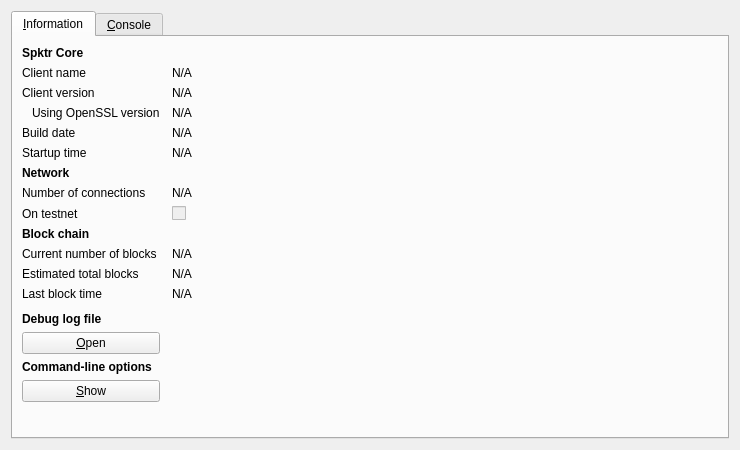
<?xml version="1.0" encoding="UTF-8"?>
<ui version="4.0">
 <class>RPCConsole</class>
 <widget class="QDialog" name="RPCConsole">
  <property name="geometry">
   <rect>
    <x>0</x>
    <y>0</y>
    <width>740</width>
    <height>450</height>
   </rect>
  </property>
  <property name="windowTitle">
   <string>Spktr - Debug window</string>
  </property>
  <layout class="QVBoxLayout" name="verticalLayout_2">
   <item>
    <widget class="QTabWidget" name="tabWidget">
     <property name="currentIndex">
      <number>0</number>
     </property>
     <widget class="QWidget" name="tab_info">
      <attribute name="title">
       <string>&amp;Information</string>
      </attribute>
      <layout class="QGridLayout" name="gridLayout" columnstretch="0,1">
       <property name="horizontalSpacing">
        <number>12</number>
       </property>
       <item row="0" column="0">
        <widget class="QLabel" name="label_9">
         <property name="font">
          <font>
           <weight>75</weight>
           <bold>true</bold>
          </font>
         </property>
         <property name="text">
          <string>Spktr Core</string>
         </property>
        </widget>
       </item>
       <item row="1" column="0">
        <widget class="QLabel" name="label_5">
         <property name="text">
          <string>Client name</string>
         </property>
        </widget>
       </item>
       <item row="1" column="1">
        <widget class="QLabel" name="clientName">
         <property name="cursor">
          <cursorShape>IBeamCursor</cursorShape>
         </property>
         <property name="text">
          <string>N/A</string>
         </property>
         <property name="textFormat">
          <enum>Qt::PlainText</enum>
         </property>
         <property name="textInteractionFlags">
          <set>Qt::LinksAccessibleByMouse|Qt::TextSelectableByKeyboard|Qt::TextSelectableByMouse</set>
         </property>
        </widget>
       </item>
       <item row="2" column="0">
        <widget class="QLabel" name="label_6">
         <property name="text">
          <string>Client version</string>
         </property>
        </widget>
       </item>
       <item row="2" column="1">
        <widget class="QLabel" name="clientVersion">
         <property name="cursor">
          <cursorShape>IBeamCursor</cursorShape>
         </property>
         <property name="text">
          <string>N/A</string>
         </property>
         <property name="textFormat">
          <enum>Qt::PlainText</enum>
         </property>
         <property name="textInteractionFlags">
          <set>Qt::LinksAccessibleByMouse|Qt::TextSelectableByKeyboard|Qt::TextSelectableByMouse</set>
         </property>
        </widget>
       </item>
       <item row="3" column="0">
        <widget class="QLabel" name="label_14">
         <property name="text">
          <string>Using OpenSSL version</string>
         </property>
         <property name="indent">
          <number>10</number>
         </property>
        </widget>
       </item>
       <item row="3" column="1">
        <widget class="QLabel" name="openSSLVersion">
         <property name="cursor">
          <cursorShape>IBeamCursor</cursorShape>
         </property>
         <property name="text">
          <string>N/A</string>
         </property>
         <property name="textFormat">
          <enum>Qt::PlainText</enum>
         </property>
         <property name="textInteractionFlags">
          <set>Qt::LinksAccessibleByMouse|Qt::TextSelectableByKeyboard|Qt::TextSelectableByMouse</set>
         </property>
        </widget>
       </item>
       <item row="4" column="0">
        <widget class="QLabel" name="label_12">
         <property name="text">
          <string>Build date</string>
         </property>
        </widget>
       </item>
       <item row="4" column="1">
        <widget class="QLabel" name="buildDate">
         <property name="cursor">
          <cursorShape>IBeamCursor</cursorShape>
         </property>
         <property name="text">
          <string>N/A</string>
         </property>
         <property name="textFormat">
          <enum>Qt::PlainText</enum>
         </property>
         <property name="textInteractionFlags">
          <set>Qt::LinksAccessibleByMouse|Qt::TextSelectableByKeyboard|Qt::TextSelectableByMouse</set>
         </property>
        </widget>
       </item>
       <item row="5" column="0">
        <widget class="QLabel" name="label_13">
         <property name="text">
          <string>Startup time</string>
         </property>
        </widget>
       </item>
       <item row="5" column="1">
        <widget class="QLabel" name="startupTime">
         <property name="cursor">
          <cursorShape>IBeamCursor</cursorShape>
         </property>
         <property name="text">
          <string>N/A</string>
         </property>
         <property name="textFormat">
          <enum>Qt::PlainText</enum>
         </property>
         <property name="textInteractionFlags">
          <set>Qt::LinksAccessibleByMouse|Qt::TextSelectableByKeyboard|Qt::TextSelectableByMouse</set>
         </property>
        </widget>
       </item>
       <item row="6" column="0">
        <widget class="QLabel" name="label_11">
         <property name="font">
          <font>
           <weight>75</weight>
           <bold>true</bold>
          </font>
         </property>
         <property name="text">
          <string>Network</string>
         </property>
        </widget>
       </item>
       <item row="7" column="0">
        <widget class="QLabel" name="label_7">
         <property name="text">
          <string>Number of connections</string>
         </property>
        </widget>
       </item>
       <item row="7" column="1">
        <widget class="QLabel" name="numberOfConnections">
         <property name="cursor">
          <cursorShape>IBeamCursor</cursorShape>
         </property>
         <property name="text">
          <string>N/A</string>
         </property>
         <property name="textFormat">
          <enum>Qt::PlainText</enum>
         </property>
         <property name="textInteractionFlags">
          <set>Qt::LinksAccessibleByMouse|Qt::TextSelectableByKeyboard|Qt::TextSelectableByMouse</set>
         </property>
        </widget>
       </item>
       <item row="8" column="0">
        <widget class="QLabel" name="label_8">
         <property name="text">
          <string>On testnet</string>
         </property>
        </widget>
       </item>
       <item row="8" column="1">
        <widget class="QCheckBox" name="isTestNet">
         <property name="enabled">
          <bool>false</bool>
         </property>
         <property name="text">
          <string/>
         </property>
        </widget>
       </item>
       <item row="9" column="0">
        <widget class="QLabel" name="label_10">
         <property name="font">
          <font>
           <weight>75</weight>
           <bold>true</bold>
          </font>
         </property>
         <property name="text">
          <string>Block chain</string>
         </property>
        </widget>
       </item>
       <item row="10" column="0">
        <widget class="QLabel" name="label_3">
         <property name="text">
          <string>Current number of blocks</string>
         </property>
        </widget>
       </item>
       <item row="10" column="1">
        <widget class="QLabel" name="numberOfBlocks">
         <property name="cursor">
          <cursorShape>IBeamCursor</cursorShape>
         </property>
         <property name="text">
          <string>N/A</string>
         </property>
         <property name="textFormat">
          <enum>Qt::PlainText</enum>
         </property>
         <property name="textInteractionFlags">
          <set>Qt::LinksAccessibleByMouse|Qt::TextSelectableByKeyboard|Qt::TextSelectableByMouse</set>
         </property>
        </widget>
       </item>
       <item row="11" column="0">
        <widget class="QLabel" name="label_4">
         <property name="text">
          <string>Estimated total blocks</string>
         </property>
        </widget>
       </item>
       <item row="11" column="1">
        <widget class="QLabel" name="totalBlocks">
         <property name="cursor">
          <cursorShape>IBeamCursor</cursorShape>
         </property>
         <property name="text">
          <string>N/A</string>
         </property>
         <property name="textFormat">
          <enum>Qt::PlainText</enum>
         </property>
         <property name="textInteractionFlags">
          <set>Qt::LinksAccessibleByMouse|Qt::TextSelectableByKeyboard|Qt::TextSelectableByMouse</set>
         </property>
        </widget>
       </item>
       <item row="12" column="0">
        <widget class="QLabel" name="label_2">
         <property name="text">
          <string>Last block time</string>
         </property>
        </widget>
       </item>
       <item row="12" column="1">
        <widget class="QLabel" name="lastBlockTime">
         <property name="cursor">
          <cursorShape>IBeamCursor</cursorShape>
         </property>
         <property name="text">
          <string>N/A</string>
         </property>
         <property name="textFormat">
          <enum>Qt::PlainText</enum>
         </property>
         <property name="textInteractionFlags">
          <set>Qt::LinksAccessibleByMouse|Qt::TextSelectableByKeyboard|Qt::TextSelectableByMouse</set>
         </property>
        </widget>
       </item>
       <item row="13" column="0">
        <spacer name="verticalSpacer_2">
         <property name="orientation">
          <enum>Qt::Vertical</enum>
         </property>
         <property name="sizeHint" stdset="0">
          <size>
           <width>20</width>
           <height>20</height>
          </size>
         </property>
        </spacer>
       </item>
       <item row="14" column="0">
        <widget class="QLabel" name="labelDebugLogfile">
         <property name="font">
          <font>
           <weight>75</weight>
           <bold>true</bold>
          </font>
         </property>
         <property name="text">
          <string>Debug log file</string>
         </property>
        </widget>
       </item>
       <item row="15" column="0">
        <widget class="QPushButton" name="openDebugLogfileButton">
         <property name="toolTip">
          <string>Open the Spktr debug log file from the current data directory. This can take a few seconds for large log files.</string>
         </property>
         <property name="text">
          <string>&amp;Open</string>
         </property>
         <property name="autoDefault">
          <bool>false</bool>
         </property>
        </widget>
       </item>
       <item row="16" column="0">
        <widget class="QLabel" name="labelCLOptions">
         <property name="font">
          <font>
           <weight>75</weight>
           <bold>true</bold>
          </font>
         </property>
         <property name="text">
          <string>Command-line options</string>
         </property>
        </widget>
       </item>
       <item row="17" column="0">
        <widget class="QPushButton" name="showCLOptionsButton">
         <property name="toolTip">
          <string>Show the Spktr-Qt help message to get a list with possible Spktr command-line options.</string>
         </property>
         <property name="text">
          <string>&amp;Show</string>
         </property>
         <property name="autoDefault">
          <bool>false</bool>
         </property>
        </widget>
       </item>
       <item row="18" column="0">
        <spacer name="verticalSpacer">
         <property name="orientation">
          <enum>Qt::Vertical</enum>
         </property>
         <property name="sizeHint" stdset="0">
          <size>
           <width>20</width>
           <height>40</height>
          </size>
         </property>
        </spacer>
       </item>
      </layout>
     </widget>
     <widget class="QWidget" name="tab_console">
      <attribute name="title">
       <string>&amp;Console</string>
      </attribute>
      <layout class="QVBoxLayout" name="verticalLayout_3">
       <property name="spacing">
        <number>3</number>
       </property>
       <item>
        <widget class="QTextEdit" name="messagesWidget">
         <property name="minimumSize">
          <size>
           <width>0</width>
           <height>100</height>
          </size>
         </property>
         <property name="readOnly">
          <bool>true</bool>
         </property>
         <property name="tabKeyNavigation" stdset="0">
          <bool>false</bool>
         </property>
         <property name="columnCount" stdset="0">
          <number>2</number>
         </property>
        </widget>
       </item>
       <item>
        <layout class="QHBoxLayout" name="horizontalLayout">
         <property name="spacing">
          <number>3</number>
         </property>
         <item>
          <widget class="QLabel" name="label">
           <property name="text">
            <string notr="true">&gt;</string>
           </property>
          </widget>
         </item>
         <item>
          <widget class="QLineEdit" name="lineEdit"/>
         </item>
         <item>
          <widget class="QPushButton" name="clearButton">
           <property name="maximumSize">
            <size>
             <width>24</width>
             <height>24</height>
            </size>
           </property>
           <property name="toolTip">
            <string>Clear console</string>
           </property>
           <property name="text">
            <string/>
           </property>
           <property name="icon">
            <iconset resource="../bitcoin.qrc">
             <normaloff>:/icons/remove</normaloff>:/icons/remove</iconset>
           </property>
           <property name="shortcut">
            <string notr="true">Ctrl+L</string>
           </property>
           <property name="autoDefault">
            <bool>false</bool>
           </property>
          </widget>
         </item>
        </layout>
       </item>
      </layout>
     </widget>
    </widget>
   </item>
  </layout>
 </widget>
 <resources>
  <include location="../bitcoin.qrc"/>
 </resources>
 <connections/>
</ui>
